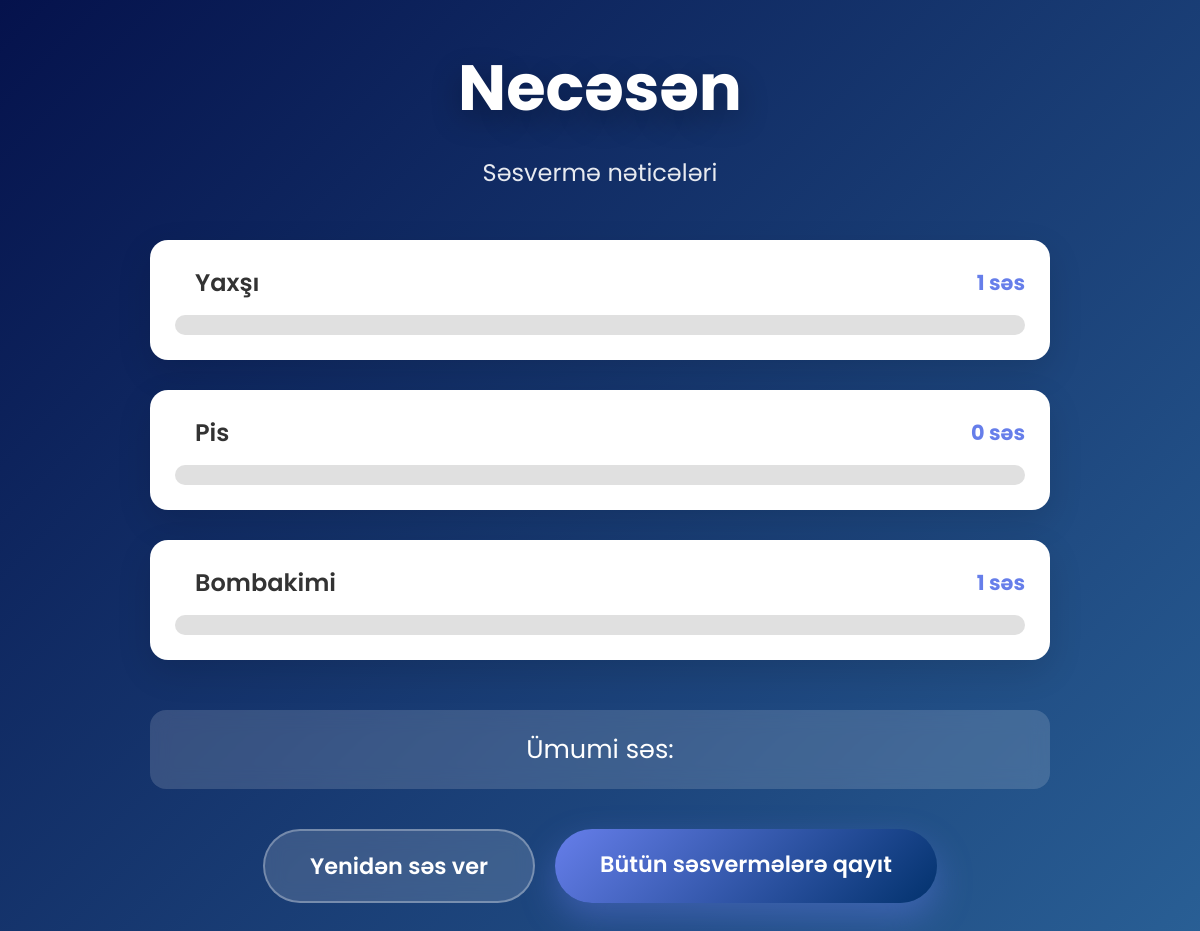
The app's page /polls/2/results/ with its own data.
### polls/models.py (models this page shows, shortened)
class Question(models.Model):
    question_text = models.CharField('sual mətni', max_length=200)
    pub_date = models.DateTimeField('nəşr tarixi')

class Choice(models.Model):
    question = models.ForeignKey(Question, on_delete=models.CASCADE)
    choice_text = models.CharField('cavab variantı', max_length=200)
    votes = models.IntegerField('səs sayı', default=0)

### polls/views.py (the view)
# urls.py: path('<int:question_id>/results/', views.results, name='results'),
def results(request, question_id):
    question = get_object_or_404(Question, pk=question_id)
    total_votes = question.choice_set.aggregate(total=Sum('votes'))['total'] or 0
    context = {
        'question': question,
        'total_votes': total_votes,
    }
    return render(request, 'polls/results.html', context)

### polls/templates/polls/results.html (shortened to what this page needs)
{% load static %}
<!DOCTYPE html>
<html lang="az">
<head>
    <link rel="stylesheet" href="{% static 'polls/style.css' %}">
</head>
<body>
    <div class="container">
        <h1>{{ question.question_text }}</h1>
        <p class="subtitle">Səsvermə nəticələri</p>
        <div class="results-container">
            {% for choice in question.choice_set.all %}
                {% with total=question.total_votes %}
                    <div class="result-item">
                        <div class="choice-header">
                            <span class="choice-text">{{ choice.choice_text }}</span>
                            <span class="vote-count">{{ choice.votes }} səs
                            </span>
                        </div>
                        <div class="progress-bar">
                        </div>
                    </div>
                {% endwith %}
            {% endfor %}
        </div>
        <div class="total-votes">
            Ümumi səs: <strong>{{ question.total_votes }}</strong>
        </div>
        <div class="action-buttons">
            <a href="{% url 'polls:detail' question.id %}" class="btn-secondary">
                Yenidən səs ver
            </a>
            <a href="{% url 'polls:index' %}" class="btn-primary">
                Bütün səsvermələrə qayıt
            </a>
        </div>
    </div>
</body>
</html>

### polls/static/polls/style.css (style rules this page uses)
* { margin: 0; padding: 0; box-sizing: border-box; }
body { font-family: 'Poppins', sans-serif; background: linear-gradient(135deg, #05124c 0%, #295f95 100%); min-height: 100vh; padding: 40px 20px; color: #575b72c9; }
.container { max-width: 900px; margin: 0 auto; text-align: center; }
h1 { font-size: 4rem; font-weight: 700; color: white; margin-bottom: 20px; text-shadow: 0 10px 30px rgba(0,0,0,0.3); animation: fadeInDown 1s ease-out; }
.subtitle { font-size: 1.5rem; color: rgba(255,255,255,0.9); margin-bottom: 50px; animation: fadeInUp 1s ease-out 0.3s both; }
.choice-text { font-size: 1.4rem; font-weight: 500; color: #333; margin-left: 20px; }
.btn-primary, .btn-secondary { padding: 18px 45px; font-size: 1.4rem; font-weight: 600; border-radius: 50px; text-decoration: none; display: inline-block; transition: all 0.4s; min-width: 220px; }
.btn-primary { background: linear-gradient(135deg, #667eea, #02326d); color: white; box-shadow: 0 15px 35px rgba(102, 126, 234, 0.4); }
.btn-secondary { background: rgba(255,255,255,0.15); color: white; border: 2px solid rgba(255,255,255,0.3); backdrop-filter: blur(10px); }
.results-container { margin: 50px 0; display: flex; flex-direction: column; gap: 30px; }
.result-item { background: white; padding: 25px; border-radius: 18px; box-shadow: 0 12px 35px rgba(0,0,0,0.12); transition: all 0.4s; animation: slideUp 0.6s ease-out forwards; opacity: 0; transform: translateY(30px); }
.result-item:nth-child(1) { animation-delay: 0.1s; }
.result-item:nth-child(2) { animation-delay: 0.2s; }
.result-item:nth-child(3) { animation-delay: 0.3s; }
.choice-header { display: flex; justify-content: space-between; align-items: center; margin-bottom: 15px; flex-wrap: wrap; gap: 10px; }
.choice-text { font-size: 1.5rem; font-weight: 600; color: #333; }
.vote-count { font-size: 1.3rem; color: #667eea; font-weight: bold; }
.progress-bar { height: 20px; background: #e0e0e0; border-radius: 10px; overflow: hidden; position: relative; }
.total-votes { text-align: center; font-size: 1.6rem; color: white; background: rgba(255,255,255,0.15); padding: 20px; border-radius: 16px; backdrop-filter: blur(10px); margin: 40px 0; }
.action-buttons { display: flex; gap: 20px; justify-content: center; flex-wrap: wrap; margin-top: 30px; }

### records on screen
Question: question_text "Necəsən"
Choice: choice_text "Yaxşı", votes "1"
Choice: choice_text "Pis", votes "0"
Choice: choice_text "Bombakimi", votes "1"
